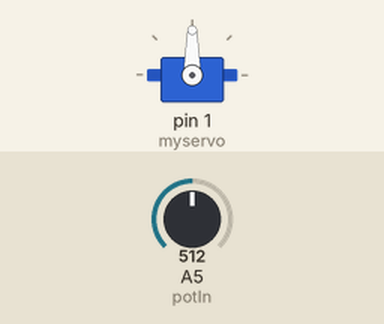
Recording of a sketch running on a simulated Arduino Uno, built with avr-gcc and run on an emulated ATmega328P. Parts: servo. The test bench sets the inputs (shaded band); at power-on: A5 (potIn) = 512.

Above: at 1.2 s.
1.3 s: A5 (potIn) set to 716
At 2.1 s:
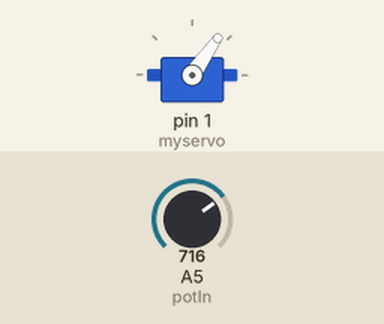
2.8 s: A5 (potIn) set to 900
At 3.3 s:
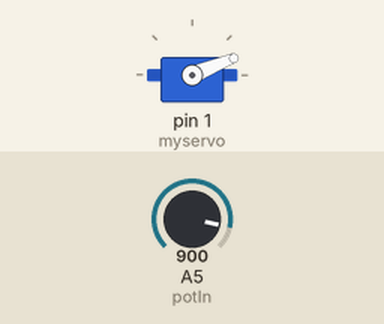
4.3 s: A5 (potIn) set to 1023
At 5.5 s:
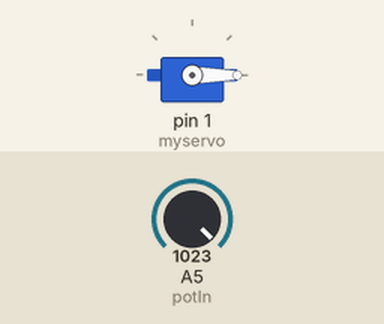
5.8 s: A5 (potIn) set to 306
At 6.8 s:
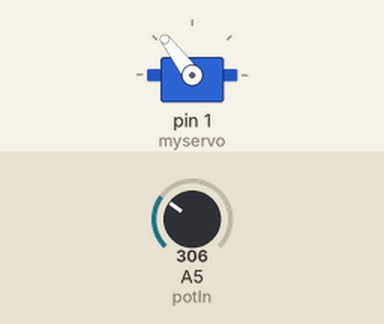
7.3 s: A5 (potIn) set to 122
At 7.9 s:
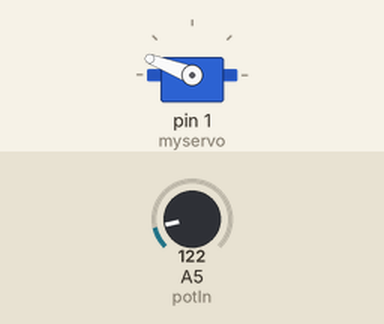
Timing chart, 0 to 9.8 s (numbered marks = the images above; inputs shaded):
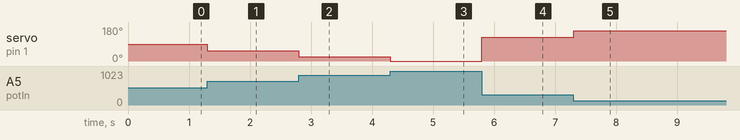

The sketch:

Servomotor.ino
```cpp
// (licence header left out)
#include <Servo.h>

Servo myservo;
const int potIn = A5;

int potInValue;
int servOutValue;

void setup() {

  myservo.attach(1);
 pinMode(potIn, INPUT);
}

void loop() {
 	potInValue = analogRead(potIn);
  	servOutValue = map(potInValue, 0, 1023, 0, 180);
  	servOutValue = 180 - servOutValue; //reverse direction
    myservo.write(servOutValue);
delay(1);
}
```

Measured:
- after the input at 1.3 s, servo on pin 1 (myservo): 90° → 55° at once
- after the input at 2.8 s, servo on pin 1 (myservo): 55° → 22° at once
- after the input at 4.3 s, servo on pin 1 (myservo): 22° → 0° at once
- after the input at 5.8 s, servo on pin 1 (myservo): 0° → 127° at once
- after the input at 7.3 s, servo on pin 1 (myservo): 127° → 159° at once
